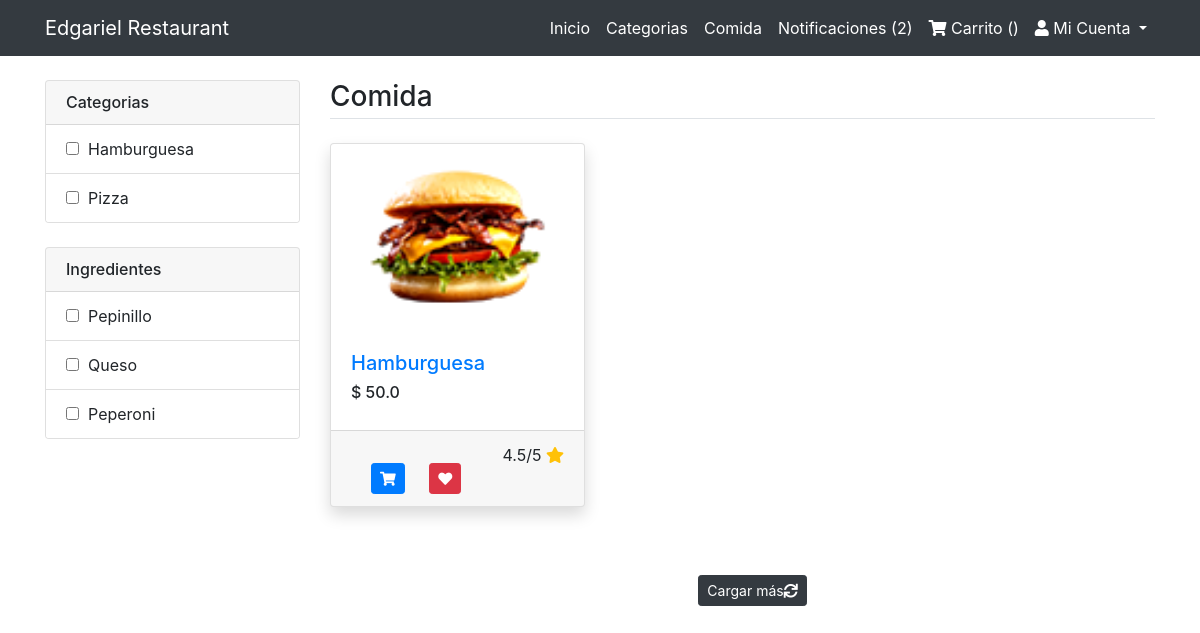
The app's page /category-dish-list/1/ with its own data.
### main/models.py (models this page shows, shortened)
class Ingredient(models.Model):
    name = models.CharField(max_length=100)
    description = models.CharField(max_length=100, null=True, blank=True)
    price = models.FloatField()
    quantity = models.IntegerField()

class Dish(models.Model):
    name = models.CharField(max_length=100)
    image = models.ImageField(upload_to="dish_img/") #gotta install pillow, pip install pillow
    price = models.FloatField()
    slug = models.SlugField(max_length=400, null=True)
    description = models.CharField(max_length=200, null=True, blank=True)
    category = models.ForeignKey(Category, on_delete=models.CASCADE)
    ingredient = models.ManyToManyField(Ingredient)
    quantity = models.IntegerField()
    status = models.BooleanField(default=True)
    is_featured = models.BooleanField(default=False)
    class Meta:
        verbose_name_plural = 'Dishes'

### main/views.py (the view)
# urls.py: path('category-dish-list/<int:cat_id>/', views.category_dish_list, name='category-dish-list'),
def category_dish_list(request, cat_id):
    category=Category.objects.get(id=cat_id) #this has to be an instance of Category
    dishes=Dish.objects.filter(category=category).order_by('-id') #and here we pass the category instance
    cats=Dish.objects.distinct().values('category__name', 'category__id')
    ingres=Dish.objects.distinct().values('ingredient__name', 'ingredient__id')
    context = {'dishes':dishes, 'cats':cats, 'ingres':ingres}
    return render(request, 'main/category_dish_list.html', context)

### main/templates/main/category_dish_list.html (shortened to what this page needs)
{% extends 'main/base.html' %}
{% load static %}
{% block content %}
<main class="container my-4">
	<div class="row">
		<div class="col-md-3">
			{% include 'main/filters.html' %}
		</div>
		<div class="col-md-9">
			<h3 class="mb-4 border-bottom pb-1">
				Comida
			</h3>
			<div class="row" id="filteredDishes">
                {% for dish in dishes %}
				<div class="col-lg-4 col-md-6 mb-4 product-box">
					<div class="card shadow">
					  <a href="/dish/{{dish.slug}}/{{dish.id}}" alt=""><img src="/media/{{dish.image}}" class="card-img-top" alt="{{dish.name}}"></a>
					  <div class="card-body">
					    <h5 class="card-text"><a href="/dish/{{dish.slug}}/{{dish.id}}">{{dish.name}}</a></h5>
					    <h6>$ <span class="">{{dish.price}}</span></h6>
					  </div>
					  	<div class="card-footer">
							  	<button class="btn btn-sm btn-primary add-to-cart" data-index=""><i class="fa fa-shopping-cart"></i></button>
							  	<button class="btn btn-sm btn-danger"><i class="fa fa-heart"></i></button>
							  	<span class="float-right">
							  		4.5/5
							  		<i class="fa fa-star text-warning"></i>
							  	</span>
					  	</div>
					</div>
				</div>
                {% endfor %}
			</div>
			<p class="my-4 text-center"><button id="loadMore" data-total="" data-limit="3" class="btn btn-dark btn-sm">Cargar más<i class="fa fa-sync load-more-icon"></i></button></p>
		</div>
	</div>
</main>
{% endblock %}

### main/templates/main/filters.html
{% load static %}
<div class="card mb-4">
    <h6 class="card-header">Categorias</h6>
    <div class="list-group list-group-flush">
        {% for cat in cats %}
        <li class="list-group-item">
            <input class="filter-checkbox" data-filter="category" value="{{cat.category__id}}" type="checkbox" />&nbsp;
            {{cat.category__name}}
        </li>
        {% endfor %}
    </div>
</div>
<div class="card mb-4">
    <h6 class="card-header">Ingredientes</h6>
    <div class="list-group list-group-flush">
        {% for ingre in ingres %}
        <li class="list-group-item">
            <input class="filter-checkbox" data-filter="ingredient" value="{{ingre.ingredient__id}}" type="checkbox" />&nbsp;
            {{ingre.ingredient__name}}
        </li>
        {% endfor %}
    </div>
</div>

### main/static/custom.css (style rules this page uses)
button { background-color:#3BAF9F; display:block; margin:20px 0px 0px 20px; text-align:center; border-radius:12px; border:2px solid #366473; padding:14px 110px; outline:none; color:white; cursor:pointer; transition:0.25px; }

### records on screen
Ingredient: ingredient__name "Pepinillo"
Ingredient: ingredient__name "Queso"
Ingredient: ingredient__name "Peperoni"
Dish: image (picture), name "Hamburguesa", price "50.0"

### other values on screen
{{ cat.category__name }} "Hamburguesa" "Pizza"
